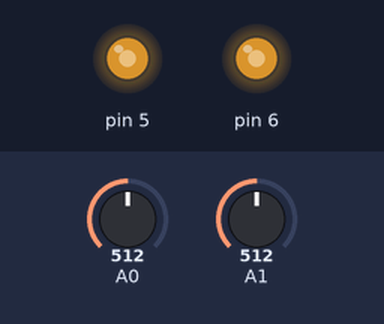
Bench run of a sketch on a simulated Arduino Uno, built with avr-gcc and run on an emulated ATmega328P. On the bench: output pins drawn as LEDs (lit = HIGH). Inputs (shaded band) come from the test bench; at power-on: A0 = 512, A1 = 512.

Above: at 2.4 s.
2.5 s: A0 set to 488
At 3.2 s:
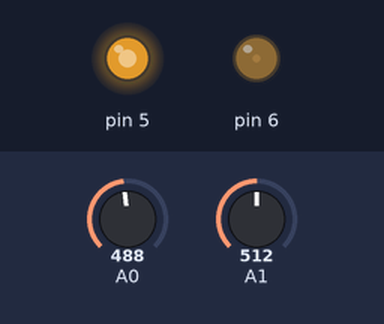
4.0 s: A1 set to 488
At 6.0 s:
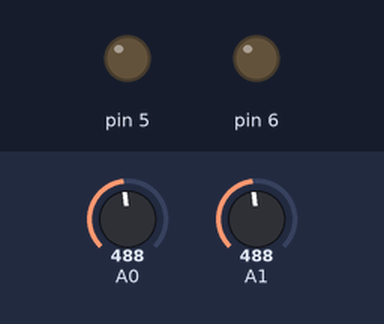
6.3 s: A0 set to 510
At 7.4 s:
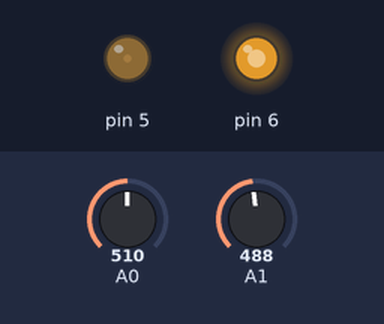
7.9 s: A0 set to 490
At 9.1 s:
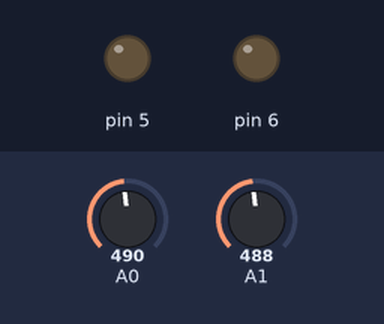
10.2 s: A0 set to 511
At 11.5 s:
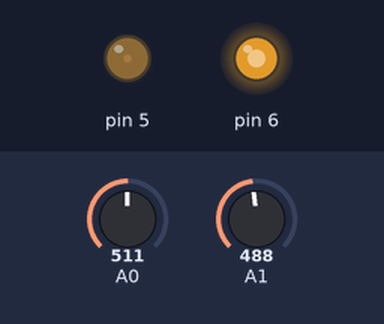
Timing chart, 0 to 12.8 s (numbered marks = the images above; inputs shaded):
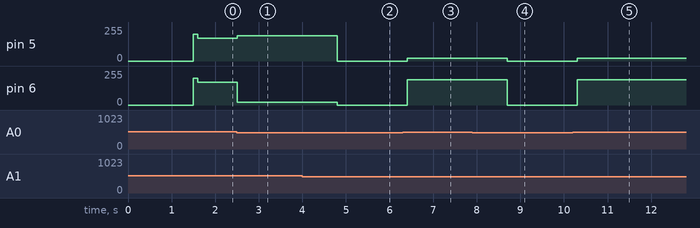

Measured:
- the behaviour switches between 500 and 499 on A0 (found by bisection; images 0 and 1)
- the behaviour switches between 500 and 499 on A1 (found by bisection; images 1 and 2)
- after the input at 2.5 s, pin 5: 170/255 → 190/255 at once; pin 6: 170/255 → 20/255 at once
- after the input at 4.0 s, pin 5: 190/255 → 0/255 after 0.80 s; pin 6: 20/255 → 0/255 after 0.80 s
- after the input at 6.3 s, pin 5: 0/255 → 20/255 after 0.10 s; pin 6: 0/255 → 190/255 after 0.10 s
- after the input at 7.9 s, pin 5: 20/255 → 0/255 after 0.80 s; pin 6: 190/255 → 0/255 after 0.80 s
- after the input at 10.2 s, pin 5: 0/255 → 20/255 after 0.10 s; pin 6: 0/255 → 190/255 after 0.10 s

The sketch:

Codigo_SeguidorLinha_C.ino
```cpp
//Alunos: Caio Monteiro - 188540
        //Luan Carusi de Oliveira - 190245
        //Giovani Martinho - 170707
        //Enzo de Souza Lima - 156503


#define f_CPU 16000000

#include <stdio.h>
#include <avr/io.h>
#include <util/delay.h>

void InitAdc()  //habilita a conversão de sinal digital para analógico
{
  ADMUX |= (1<<REFS0);
  ADCSRA |= (1<<ADPS2) | (1<<ADPS1) | (1<<ADPS0) | (1<<ADEN);
}

uint16_t ReadAdc(uint8_t ADCchanel) //Lê o valor registrado do sinal analogico
{
  ADMUX = (ADMUX & 0xF0) | (ADCchanel & 0x0F);
  ADCSRA |= (1<<ADSC); //Single mode.

  while (ADCSRA & (1<<ADSC));
  return ADC;
}

void iniciaMotor(){
  _delay_ms(1500);
  OCR0A = 200;  //Motor Direita
  OCR0B = 200;  //Motor Esquerda
  _delay_ms(100);
}

int main(void){

  DDRD |= (1<<PD6); //Define a porta Digital 6 como saída.
  DDRD |= (1<<PD5); //Define a porta Digital 5 como saída.

  TCCR0A |= (1<<COM0A1) | (1<<WGM01) | (1<<WGM00);
  TCCR0B |= (1<<CS00);

  TCCR0A |= (1<<COM0B1) | (1<<WGM01) | (1<<WGM00);
  TCCR0B |= (1<<CS00);

  InitAdc();
  iniciaMotor();  //função que tira o seguidor de linha da inercia
  while(1){

    //Os sensores seguem a  linha preta, quando algum dos lados identificar branco o
    //motor do mesmo lado gira mais rapido para poder corrigir o trajeto

    //ReadAdc(0) = Sensor direita
    //ReadAdc(1) = Sensor Esquerda

    if ((ReadAdc(0) >= 500) && (ReadAdc(1) >= 500)) //Sensor direita e Esquerda = Preto
    {
      OCR0A = 170;
      OCR0B = 170;
    }
    else if ((ReadAdc(0) < 500) && (ReadAdc(1) < 500))  //Sensor direita e Esquerda = Branco
    {
      _delay_ms(800);
      OCR0A = 0;
      OCR0B = 0;
    }
    else if (ReadAdc(0) >= 500) //Sensor Direito = branco | Sensor Esquerdo = preto
    {
      OCR0A = 190;
      OCR0B = 20;
    }
    else if (ReadAdc(1) >= 500) //Sensor Direito = preto | Sensor Esquerdo = branco
    {
      OCR0A = 20;
      OCR0B = 190;
    }
  }
}
```
